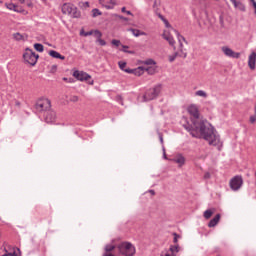
#> input picture images/TCGA-02-0001-01Z-00-DX2_20x_4768_25216_256x256.png, 256 x 256 px, found by its file name
$ jupyter execute --allow-errors k_means_final1.ipynb   (shell and % lines are left out)
#> lines starting #> are read from the running program, lines starting #| are printed output that depends on the picture
[cell 1]
from __future__ import print_function

import histomicstk as htk

import numpy as np
import scipy as sp

import skimage.io
import skimage.measure
import skimage.color

import matplotlib.pyplot as plt
import matplotlib.patches as mpatches

#Some nice default configuration for plots
plt.rcParams['figure.figsize'] = 15, 15
plt.rcParams['image.cmap'] = 'gray'
titlesize = 24

[cell 2]
inputImageFile = ('/media/raj/Raj1_5/10ktiles/train/gbm/TCGA-02-0001-01Z-00-DX2_20x_4768_25216_256x256.png')  # H&E.png

imInput = skimage.io.imread(inputImageFile)[:, :, :3]
#> imInput is the input picture: shape (256, 256, 3); mean R, G, B 215.1, 158.6, 184.7

plt.imshow(imInput)
_ = plt.title('Input Image', fontsize=16)

[cell 3]
imInput.shape
#> Out = (256, 256, 3)

[cell 4]
x, y, z = imInput.shape
#> x = 256; y = 256; z = 3

image_2d = imInput.reshape(x*y, z)

image_2d.shape
#> Out = (65536, 3)

[cell 5]
from sklearn import cluster

[cell 6]
kmeans_cluster = cluster.KMeans(n_clusters=7)

kmeans_cluster.fit(image_2d)

cluster_centers = kmeans_cluster.cluster_centers_

cluster_labels = kmeans_cluster.labels_

[cell 7]
cluster_centers

[cell 8]
point = np.where(imInput ==(205, 237, 231))

[cell 9]
point

[cell 10]
len(point[0])
#> Out = 3551

[cell 11]
center0_0x=[]
center0_1x=[]
center0_2x=[]
center0_0y=[]
center0_1y=[]
center0_2y=[]
for i in range(0,1736):
           if (point[2][i] == 0): center0_0x.append(point[0][i]), center0_0y.append(point[1][i])
           if (point[2][i] ==1): center0_1x.append(point[0][i]), center0_1y.append(point[1][i])
           if (point[2][i] ==2): center0_2x.append(point[0][i]), center0_2y.append(point[1][i])
#> after the loop, center0_0x = 650 values from 0 to 167; center0_0y = 650 values, max 255 at index 77, min 0 at index 112, mean 139.1; center0_1x = 962 values from 1 to 168; center0_1y = 962 values, max 255 at index 12, min 0 at index 764, mean 93.81; center0_2x = 124 values from 0 to 165; center0_2y = 124 values, max 255 at index 12, min 0 at index 9, mean 112.2

[cell 12]
combined0_0 = np.vstack((center0_0x, center0_0y)).T
#> combined0_0 = 650 pairs, first value 0 to 167, second value 0 to 255

[cell 13]
len(combined0_0)
#> Out = 650

[cell 14]
combined0_0
#> Out has the same summary as combined0_0

[cell 15]
kmeans_cluster1 = cluster.KMeans(n_clusters=3)

kmeans_cluster.fit(combined0_0)

cluster_centers1= kmeans_cluster.cluster_centers_

cluster_labels1= kmeans_cluster.labels_

[cell 16]
cluster_centers1

[cell 17]
cluster_labels1

[cell 18]
len(cluster_labels1)

[cell 19]
combined0_0[0]
#> Out = [0, 59]

[cell 20]
cluster_labels1[0]

[cell 21]
center0=[]
center1=[]
center2=[]
for i in range(0,626):
           if (cluster_labels1[i] == 0): center0.append(combined0_0[i])
           if (cluster_labels1[i] == 1): center1.append(combined0_0[i])
           if (cluster_labels1[i] == 2): center2.append(combined0_0[i])
#> after the loop, center0 = 76 pairs, first value 76 to 135, second value 45 to 121; center1 = 102 pairs, first value 0 to 57, second value 153 to 255; center2 = 86 pairs, first value 0 to 70, second value 34 to 123

[cell 22]
center0
#> Out has the same summary as center0

[cell 23]
len(center0)
#> Out = 76

[cell 24]
center1
#> Out has the same summary as center1

[cell 25]
len(center1)
#> Out = 102

[cell 26]
len(center2)
#> Out = 86

[cell 27]
center0
#> Out has the same summary as center0

[cell 28]
len(center0)+len(center1)+len(center2)
#> Out = 264

[cell 29]
import cv2

[cell 30]
import circle_fit as cf
#> (the rest of this cell did not finish here and is left out)

#> (a cell that did not finish here is left out)

#> (a cell that did not finish here is left out)

#> (a cell that did not finish here is left out)

#> (a cell that did not finish here is left out)

[cell 35]
cv2.imwrite("/home/gutmanlab/Downloads/papers/kmeans_circlefit1.jpg",imInput)
#> Out = True

[cell 36]
optImageFile = ("/home/gutmanlab/Downloads/papers/kmeans_circlefit1.jpg")  # H&E.png

imInput4 = skimage.io.imread(optImageFile)[:, :, :3]
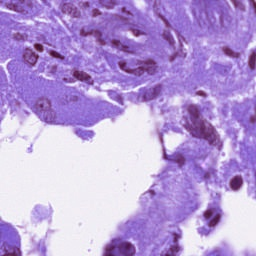
#> imInput4: shape (256, 256, 3); mean R, G, B 184.7, 158.6, 215.1

plt.imshow(imInput4)
_ = plt.title('Input Image', fontsize=16)


$ run again, with images/TCGA-02-0001-01Z-00-DX2_20x_15424_10336_256x256.png copied over images/TCGA-02-0001-01Z-00-DX2_20x_4768_25216_256x256.png
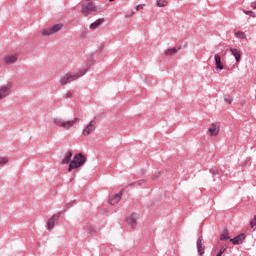
#> input picture images/TCGA-02-0001-01Z-00-DX2_20x_15424_10336_256x256.png, 256 x 256 px, found by its file name
#> imInput is the input picture: shape (256, 256, 3); mean R, G, B 220.5, 157.6, 183.9
#> `len(point[0])`: Out = 1310
#> combined0_0 = 459 pairs, first value 2 to 255, second value 0 to 255
#> `len(combined0_0)`: Out = 459
#> `combined0_0`: Out has the same summary as combined0_0
#> `combined0_0[0]`: Out = [2, 79]
#> `center1`: Out = 74 pairs, first value 3 to 122, second value 0 to 76
#> `len(center1)`: Out = 74
#> `len(center2)`: Out = 65
#> `len(center0)+len(center1)+len(center2)`: Out = 217
#> `cv2.imwrite("/home/gutmanlab/Downloads/papers/kmeans_circlefit1.jpg",i..`: Out = True
#> `imInput4 = skimage.io.imread(optImageFile)[:, :, :3]`:
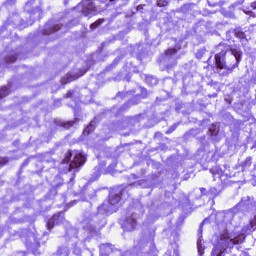
#> imInput4: shape (256, 256, 3); mean R, G, B 183.9, 157.6, 220.4

$ run again, with images/TCGA-02-0001-01Z-00-DX2_20x_832_29856_256x256.png copied over images/TCGA-02-0001-01Z-00-DX2_20x_4768_25216_256x256.png
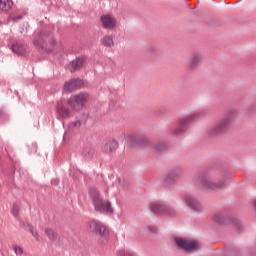
#> input picture images/TCGA-02-0001-01Z-00-DX2_20x_832_29856_256x256.png, 256 x 256 px, found by its file name
#> imInput is the input picture: shape (256, 256, 3); mean R, G, B 211.5, 136.5, 168.9
#> `len(point[0])`: Out = 1240
#> combined0_0 = 903 pairs, first value 0 to 254, second value 0 to 254
#> `len(combined0_0)`: Out = 903
#> `combined0_0`: Out has the same summary as combined0_0
#> `combined0_0[0]`: Out = [0, 49]
#> after the loop `for i in range(0,626):`: center0 = []; center1 = 95 pairs, first value 4 to 109, second value 84 to 158; center2 = 27 pairs, first value 149 to 185, second value 0 to 68
#> `len(center0)`: Out = 0
#> `center1`: Out has the same summary as center1
#> `len(center1)`: Out = 95
#> `len(center2)`: Out = 27
#> `len(center0)+len(center1)+len(center2)`: Out = 122
#> `cv2.imwrite("/home/gutmanlab/Downloads/papers/kmeans_circlefit1.jpg",i..`: Out = True
#> `imInput4 = skimage.io.imread(optImageFile)[:, :, :3]`:
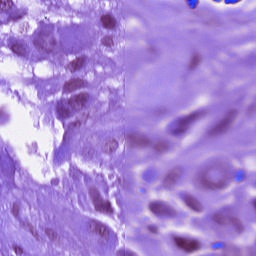
#> imInput4: shape (256, 256, 3); mean R, G, B 168.9, 136.5, 211.4
